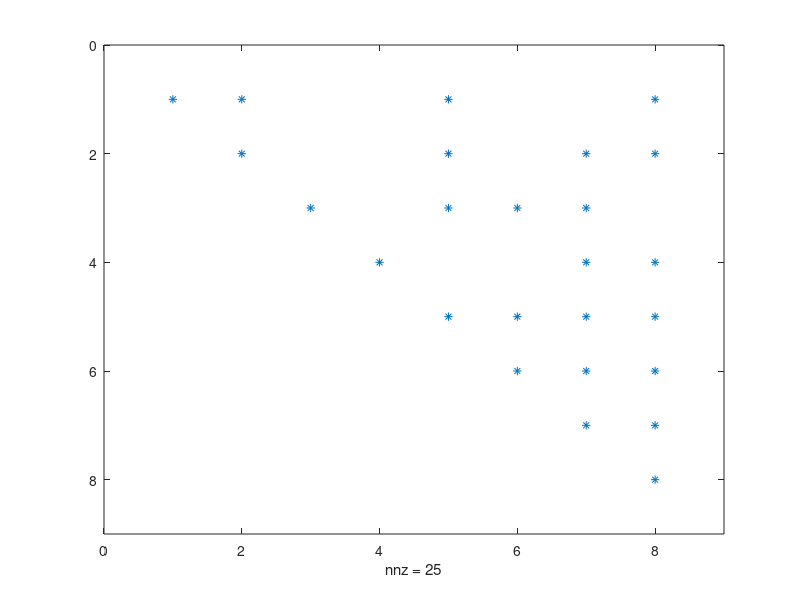

Write MATLAB code to recreate this figure.
% testing linear solvers / No. 7
% testing fill-in in phase 1 of Gauss on sparse matrix
% ---------------------------------------------------------
%
clear all
%
n=8;
A=zeros(n)+5*diag([1:n])
%
A(1,2)=-1;
A(1,5)=2;
A(1,8)=-3;
A(2,1)=-1;
A(2,7)=5;
A(3,5:7)=[-2 -2 -1];
A(4,7:8)=[1 1];
A(5,1)=2;
A(5,3)=-4;
A(6,3)=3;
A(6,7)=1;
A(7,2:4)=[-2 -3 -7];
A(7,6)=11;
A(8,1)=2;
A(8,4)=5;
A
nnz(A)
nnz(triu(A))
spy(A)
pause
close
%
for k=1:n-1
    for i=k+1:n
        gamma=A(i,k)/A(k,k);
        A(i,k+1:n)=A(i,k+1:n)-gamma*A(k,k+1:n);
    end
    A(k+1:n,k)=zeros(n-k,1);
    if k==1
        A
        nnz(A)
        spy(A)
        pause
    end
end
A
nnz(A)
spy(A)
pause
close






